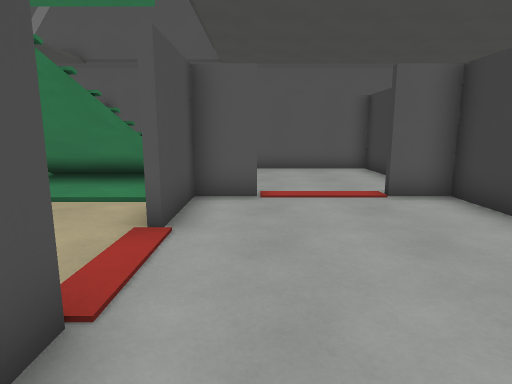
View 1 (above)

24 first-person views from a walk through a Godot game level. The camera is 1.4 m above the floor, tilts 10° down and sees 75° across. The floor is counted in squares, 1 m on a side. Each view is taken from the middle of a square. On the plan, view 1 faces up. The plan holds only what a view shows up to about 15 squares ahead; the rest is blank. The place goes on beyond the plan.

View 2
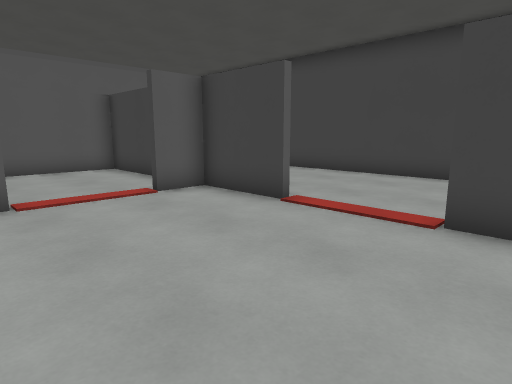

View 3
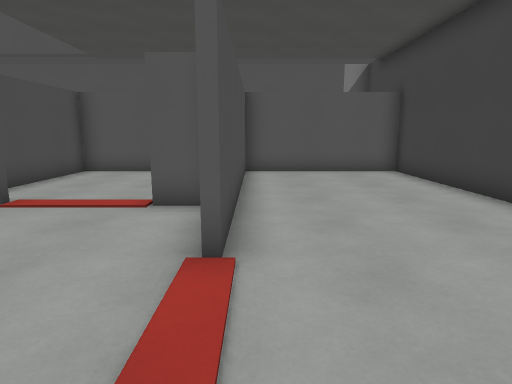

View 4
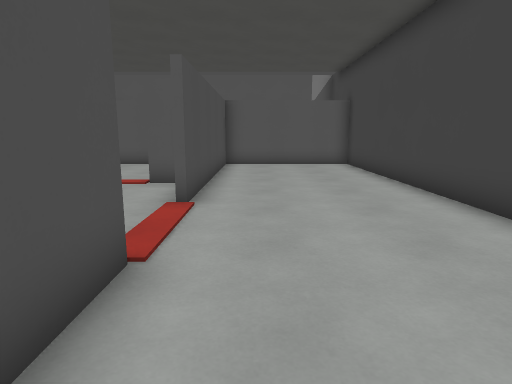

View 5
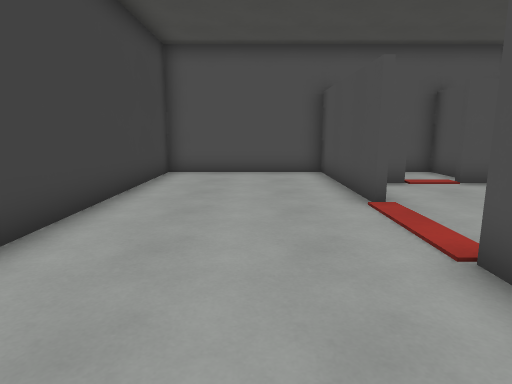

View 6
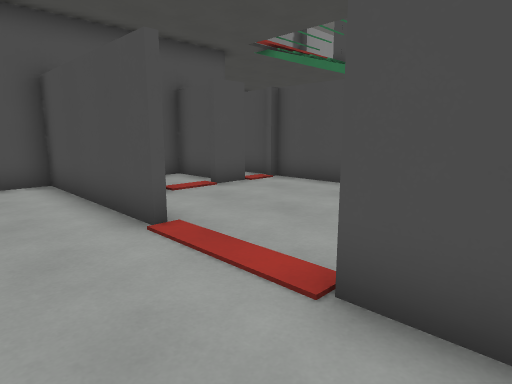

View 7
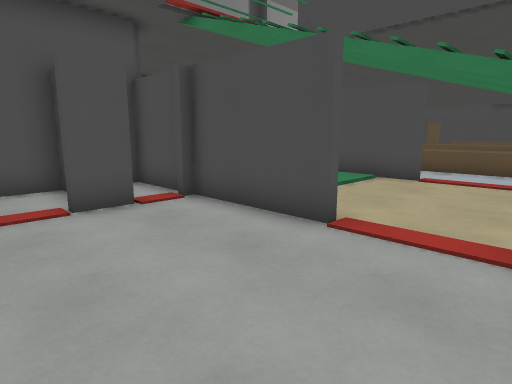

View 8
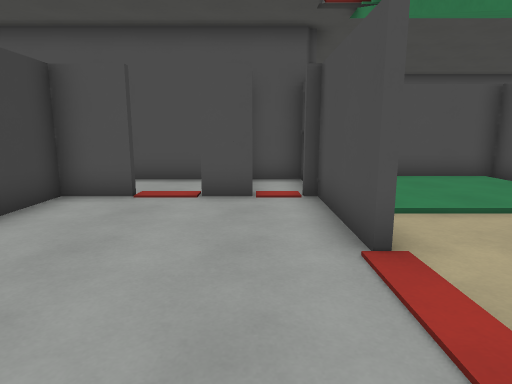

View 9
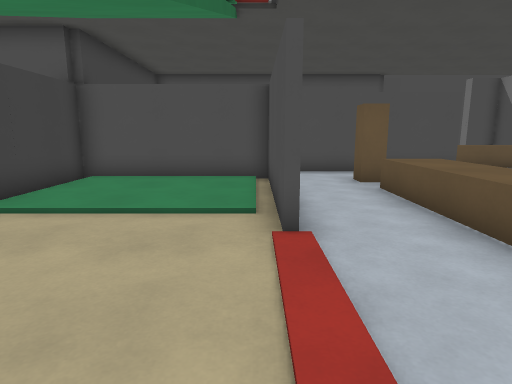

View 10
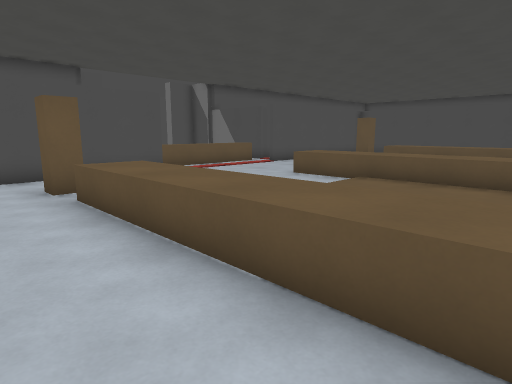

View 11
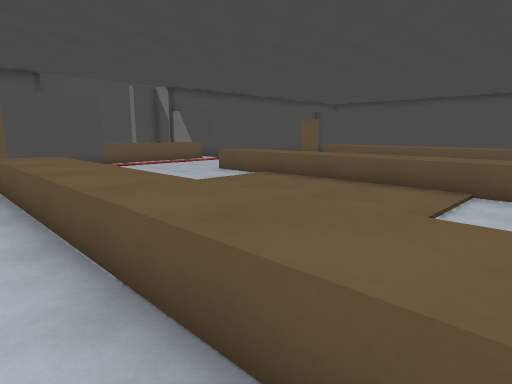

View 12
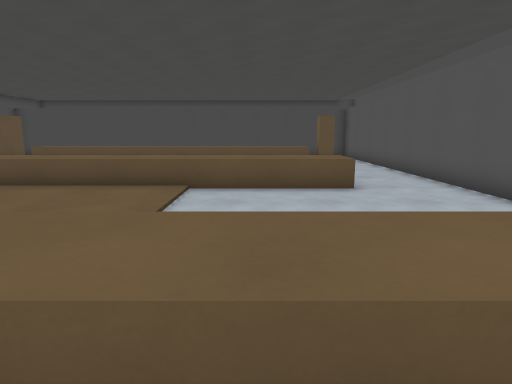

View 13
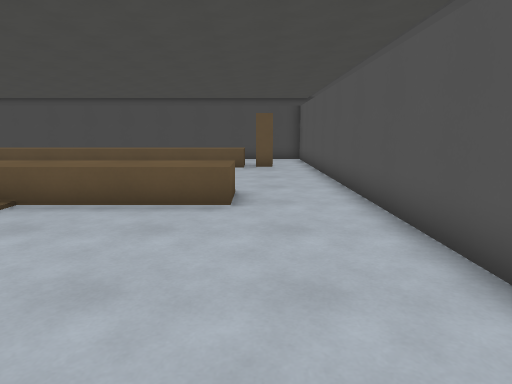

View 14
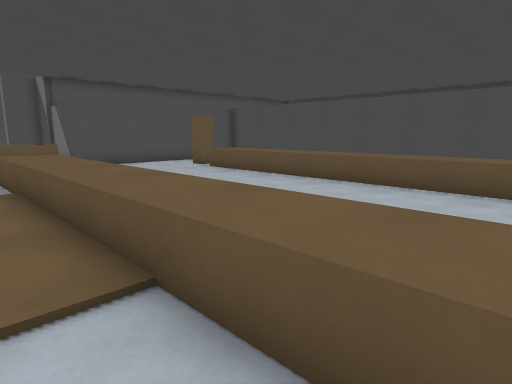

View 15
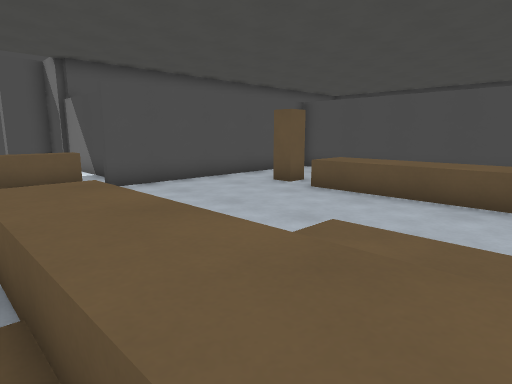

View 16
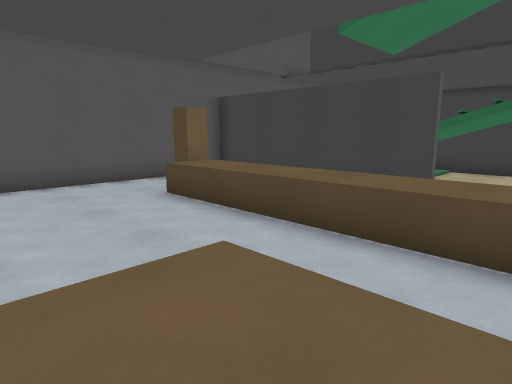

View 17
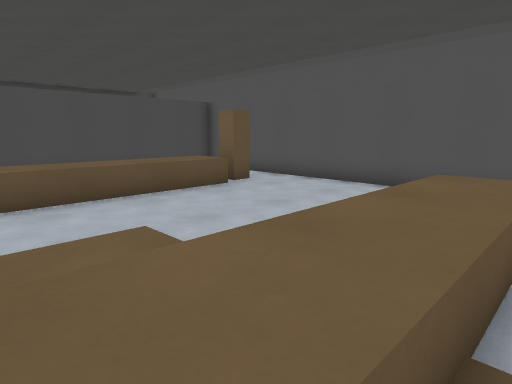

View 18
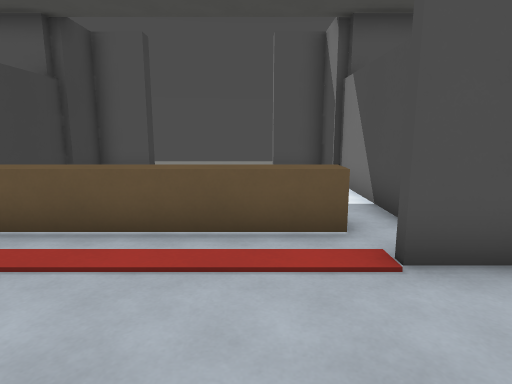

View 19
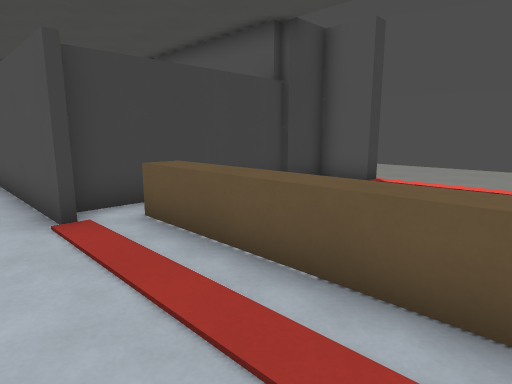

View 20
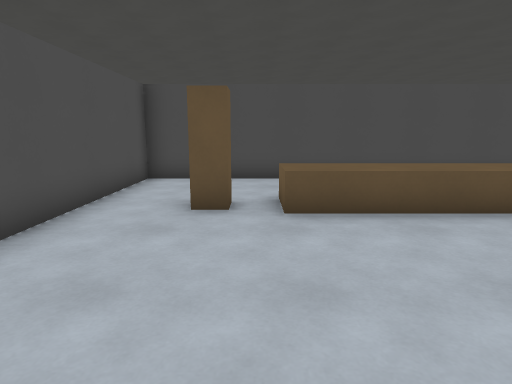

View 21
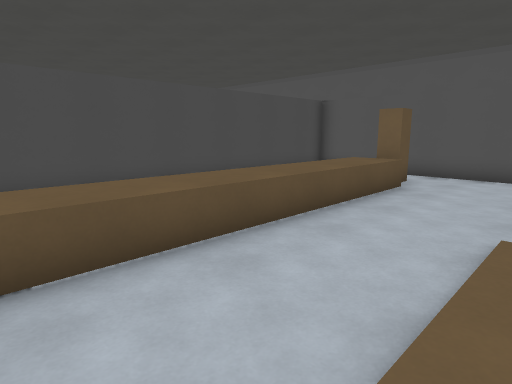

View 22
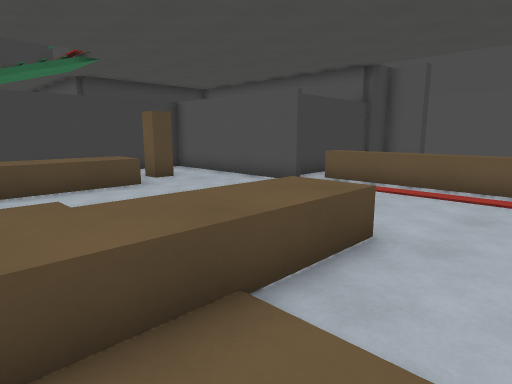

View 23
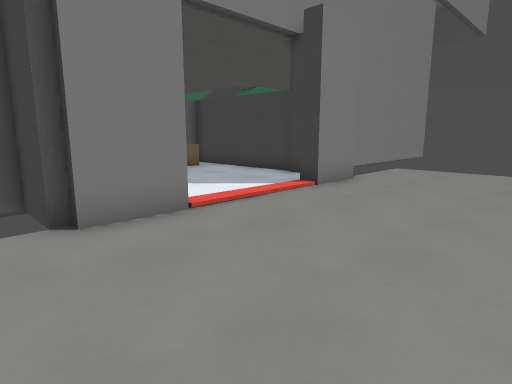

View 24
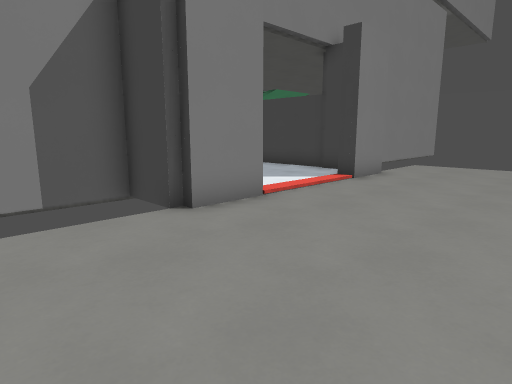

### Floor plan
Key: @ floor where view 1 was taken; # wall or solid block; . floor; / step, stairs or slope; = window, fence, low wall or low ledge; ^ raised ledge.
Columns run from 30 left of view 1 to 10 right of it. Each row starts with its distance up from view 1.
 14  ####################       #############
 13 #   ................. #     #.....#.....#
 12 #   ................  #     #.....#.....#
 11 #    #..............# # /// #.....#.....#
 10 #   ^^.... ^^......^^ # /// #.....#.....#
  9 #   ^^.... ^^......^^ #      .....#.....#
  8 #   ^^.... ^^......^^.#     ###..##.....#
  7 #   ^^.... ^^......^^ #     =.....#.....#
  6 #   ^^.... ^^......^^.#.    =.....#.....#
  5 #   ^^.... ^^......^^..   ..#.....#.....#
  4 #   ^^.... ^^......^^...................#
  3 #   ^^.... ^^......^^...................#
  2 #   ^^.... ^^...  .^^.......#...........#
  1 #   ^^.....^^......^^.#.....#.....#.....#
  0 #   ^^.....^^......^^.#.....#.@...#.....#
 -1 #   ^^.....^^......^^.#.....####.##.....#
 -2 #...^^.....^^......^^.#.....###...#.....#
 -3 #.....................#.....###...#.....#
 -4 #....#..............#.##.....############
 -5 #......................#######
 -6 ##########......##.....#
 -7          ........#######
 -8          .^^^^^^.#
 -9         #.    ...#
-10         #.    ...#
-11         #.   ....#
-12         #   .....#
-13         ##  ....##
-14         ###....##
-15       ...##....##....
-16      ................
-17      ................
-18      ................
-19       .............
-20      . ..........

Positions as (right, up) in squares from view 1, and headings:
1: (0, 0), facing up
2: (-1, 0), facing up-right
3: (5, 1), facing up
4: (6, -2), facing up
5: (7, 8), facing down
6: (7, 6), facing down-left
7: (3, 5), facing down-left
8: (0, 6), facing down
9: (-7, 6), facing down
10: (-8, 5), facing down-left
11: (-9, 8), facing down-left
12: (-9, 8), facing left
13: (-11, 11), facing left
14: (-16, 9), facing down-left
15: (-17, 3), facing down-left
16: (-16, 3), facing up-right
17: (-17, 4), facing up-left
18: (-19, -3), facing down
19: (-20, -5), facing down-right
20: (-19, -3), facing left
21: (-21, 1), facing up-left
22: (-21, 2), facing down-right
23: (-23, -20), facing up-right
24: (-25, -20), facing up-right
